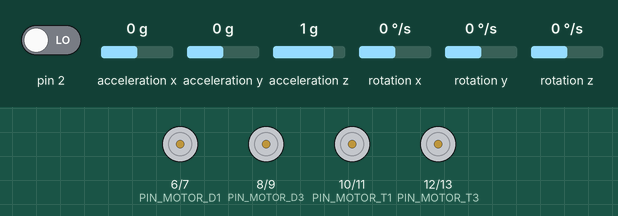
Simulated run of this sketch. Board: Arduino Uno, built with avr-gcc and run on an emulated ATmega328P. Shown: motor-driver pin pairs drawn as motors (green arrow = first pin HIGH = forward, orange = second pin HIGH = backward, longer = more drive). The inputs (shaded band) are chosen by the test bench; at power-on: pin 2 LOW, acceleration x 0 g, acceleration y 0 g, acceleration z 1 g, rotation x 0 °/s, rotation y 0 °/s, rotation z 0 °/s. The sensor or clock chip raises its interrupt line as the real part does; what the sketch prints to the serial monitor is not drawn.

Above: at 0.1 s.
At 6.8 s:
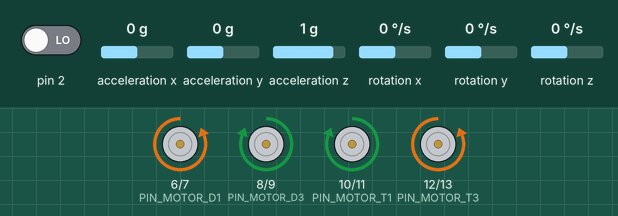
Timing chart, 0 to 8.3 s (numbered marks = the images above):
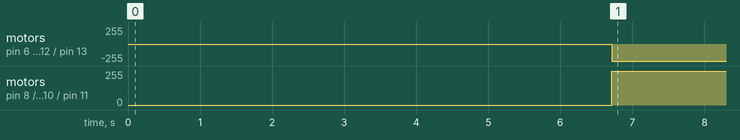

The sketch:

medYawDeriva.ino
```cpp
#include "Wire.h"
#include "I2Cdev.h"
#include "MPU6050_6Axis_MotionApps20.h"
#include <avr/interrupt.h>
#include <avr/io.h>
#include <Streaming.h>

MPU6050 mpu;

#define ESTABILIDAD 0.05
#define TIEMPO_ESTABILIDAD_FINAL  5     // [segundos]

#define ENTRADA 0
#define SALIDA  1

#define PIN_MOTOR_D1 6
#define PIN_MOTOR_D2 7
#define PIN_MOTOR_D3 8
#define PIN_MOTOR_D4 9
#define PIN_MOTOR_T1 10
#define PIN_MOTOR_T2 11
#define PIN_MOTOR_T3 12
#define PIN_MOTOR_T4 13

#define BIT_PIN(i)  digitalPinToBitMask(i)
#define OUT_PIN(i)  portOutputRegister(digitalPinToPort(i))
#define REG_PIN(i)  portModeRegister(digitalPinToPort(i))
#define IN_PIN(i) *portInputRegister(digitalPinToPort(i))

bool blinkState = false;

// MPU control/status vars
bool dmpReady = false;  // set true if DMP init was successful
uint8_t mpuIntStatus;   // holds actual interrupt status byte from MPU
uint8_t devStatus;      // return status after each device operation (0 = success, !0 = error)
uint16_t packetSize;    // expected DMP packet size (default is 42 bytes)
uint16_t fifoCount;     // count of all bytes currently in FIFO
uint8_t fifoBuffer[64]; // FIFO storage buffer

unsigned int count = 0;   //used to keep count of how many interrupts were fired
bool yawEstable = false;
bool primeraMedicion = true;
bool motoresEncendidos = true;  // Los motores comienzan encendidos
float yawAnterior = 0, yawActual = 0;
uint16_t segundos = 0, segEstabilizado = 0, minutos;
float diff = 0;

// Orientation/motion variables
Quaternion q;
VectorFloat gravity;
float euler[3];
float ypr[3];

// Use the following global variables and access functions to help store the overall
// rotation angle of the sensor
unsigned long last_read_time;
float         last_x_angle;  // These are the filtered angles
float         last_y_angle;
float         last_z_angle;
float         last_gyro_x_angle;  // Store the gyro angles to compare drift
float         last_gyro_y_angle;
float         last_gyro_z_angle;

void set_last_read_angle_data(unsigned long time, float x, float y, float z, float x_gyro, float y_gyro, float z_gyro)
{
  last_read_time = time;
  last_x_angle = x;
  last_y_angle = y;
  last_z_angle = z;
  last_gyro_x_angle = x_gyro;
  last_gyro_y_angle = y_gyro;
  last_gyro_z_angle = z_gyro;
}

inline unsigned long get_last_time() {return last_read_time;}
inline float get_last_x_angle() {return last_x_angle;}
inline float get_last_y_angle() {return last_y_angle;}
inline float get_last_z_angle() {return last_z_angle;}
inline float get_last_gyro_x_angle() {return last_gyro_x_angle;}
inline float get_last_gyro_y_angle() {return last_gyro_y_angle;}
inline float get_last_gyro_z_angle() {return last_gyro_z_angle;}

//  Use the following global variables
//  to calibrate the gyroscope sensor and accelerometer readings
float    base_x_gyro = 0;
float    base_y_gyro = 0;
float    base_z_gyro = 0;
float    base_x_accel = 0;
float    base_y_accel = 0;
float    base_z_accel = 0;

// This global variable tells us how to scale gyroscope data
float    GYRO_FACTOR;

// This global varible tells how to scale acclerometer data
float    ACCEL_FACTOR;

// Variables to store the values from the sensor readings
int16_t ax, ay, az;
int16_t gx, gy, gz;

// Buffer for data output
char dataOut[256];
// ================================================================
// ===               INTERRUPT DETECTION ROUTINE                ===
// ================================================================

volatile bool mpuInterrupt = false;     // indicates whether MPU interrupt pin has gone high
void dmpDataReady()
{
    mpuInterrupt = true;
}

// ================================================================
// ===                CALIBRATION_ROUTINE                       ===
// ================================================================
// Simple calibration - just average first few readings to subtract
// from the later data
void calibrate_sensors()
{
  int       num_readings = 10;

  // Discard the first reading (don't know if this is needed or
  // not, however, it won't hurt.)
  mpu.getMotion6(&ax, &ay, &az, &gx, &gy, &gz);

  // Read and average the raw values
  for (int i = 0; i < num_readings; i++)
  {
    mpu.getMotion6(&ax, &ay, &az, &gx, &gy, &gz);
    base_x_gyro += gx;
    base_y_gyro += gy;
    base_z_gyro += gz;
    base_x_accel += ax;
    base_y_accel += ay;
    base_y_accel += az;
  }

  base_x_gyro /= num_readings;
  base_y_gyro /= num_readings;
  base_z_gyro /= num_readings;
  base_x_accel /= num_readings;
  base_y_accel /= num_readings;
  base_z_accel /= num_readings;
}

// ================================================================
// ===                      TIMER 2 HANDLER                     ===
// ================================================================
//Timer2 Overflow Interrupt Vector, called every 1ms
ISR(TIMER2_OVF_vect)
{
  count++;               //Increments the interrupt counter
  if(count >= 1000)
  {
    count = 0;           //Resets the interrupt counter
    segundos++;

    if(yawEstable == false)
    {


      if( primeraMedicion == false )
      {
        diff = fabs(yawActual -  yawAnterior);
        if( diff <=  ESTABILIDAD )
        {
          yawEstable = true;
          segEstabilizado = segundos;
          Serial << "YAW ESTABILIZADO [" << segEstabilizado << " s]" << endl;
        }
      }
    }
    else  if( (segundos - segEstabilizado) >= TIEMPO_ESTABILIDAD_FINAL )  robotAdelante();
  }
  actualizarHora();
  TCNT2 = 130;           //Reset Timer to 130 out of 255
  TIFR2 = 0x00;          //Timer2 INT Flag Reg: Clear Timer Overflow Flag
};

// ================================================================
// ===                FUNCIONES AGREGADAS                       ===
// ================================================================

void robotAdelante()
{
  if ( motoresEncendidos == false )
  {
    _digWrite(PIN_MOTOR_T1, HIGH);
    _digWrite(PIN_MOTOR_T2, LOW);
    _digWrite(PIN_MOTOR_T3, LOW);
    _digWrite(PIN_MOTOR_T4, HIGH);

    _digWrite(PIN_MOTOR_D1, LOW);
    _digWrite(PIN_MOTOR_D2, HIGH);
    _digWrite(PIN_MOTOR_D3, HIGH);
    _digWrite(PIN_MOTOR_D4, LOW);

    motoresEncendidos = true;
    Serial << "Encendiendo motores del robot" << endl;
  }

} // Fin de robotAdelante()

void configPin( uint8_t pNum, uint8_t modo )
{
  volatile uint8_t *reg,*out;

  reg = REG_PIN(pNum);
  out = OUT_PIN(pNum);
  uint8_t oldSREG = SREG;
  cli();
  if ( modo ) *reg |= BIT_PIN(pNum);  // Salida
  else
  {
    *reg &= ~BIT_PIN(pNum);   // Entrada
    *out &= ~BIT_PIN(pNum);
  }
  SREG = oldSREG;

} // Fin de configPin()

void _digWrite( uint8_t pNum, uint8_t statePin )
{
  volatile uint8_t* out = OUT_PIN(pNum);

  if( statePin )  *out |= BIT_PIN(pNum);
  else            *out &= ~BIT_PIN(pNum);

} // Fin de _digWrite()

void pararRobot( void )
{
  if ( motoresEncendidos == true )
  {
    _digWrite(PIN_MOTOR_T1, LOW);
    _digWrite(PIN_MOTOR_T2, LOW);
    _digWrite(PIN_MOTOR_T3, LOW);
    _digWrite(PIN_MOTOR_T4, LOW);

    _digWrite(PIN_MOTOR_D1, LOW);
    _digWrite(PIN_MOTOR_D2, LOW);
    _digWrite(PIN_MOTOR_D3, LOW);
    _digWrite(PIN_MOTOR_D4, LOW);

    motoresEncendidos = false;
  }

} // Fin de pararRobot()

void actualizarHora( void )
{
  if( segundos >= 60 )
  {
    minutos++;
    segundos = 0;
  }
}

// ================================================================
// ===                      INITIAL SETUP                       ===
// ================================================================

void setup()
{
  configPin( PIN_MOTOR_D1, SALIDA );
  configPin( PIN_MOTOR_D2, SALIDA );
  configPin( PIN_MOTOR_D3, SALIDA );
  configPin( PIN_MOTOR_D4, SALIDA );

  configPin( PIN_MOTOR_T1, SALIDA );
  configPin( PIN_MOTOR_T2, SALIDA );
  configPin( PIN_MOTOR_T3, SALIDA );
  configPin( PIN_MOTOR_T4, SALIDA );

  pararRobot();

  // join I2C bus (I2Cdev library doesn't do this automatically)
  Wire.begin();

  // initialize serial communication
  Serial.begin(57600);

  // initialize device
  Serial.println(F("Initializing I2C devices..."));
  mpu.initialize();

  // verify connection
  Serial.println(F("Testing device connections..."));
  Serial.println(mpu.testConnection() ? F("MPU6050 connection successful") : F("MPU6050 connection failed"));

  // load and configure the DMP
  Serial.println(F("Initializing DMP..."));
  devStatus = mpu.dmpInitialize();

  // make sure it worked (returns 0 if so)
  if (devStatus == 0)
  {
      // turn on the DMP, now that it's ready
      Serial.println(F("Enabling DMP..."));
      mpu.setDMPEnabled(true);

      // enable Arduino interrupt detection
      Serial.println(F("Enabling interrupt detection (Arduino external interrupt 0)..."));
      attachInterrupt(0, dmpDataReady, RISING);
      mpuIntStatus = mpu.getIntStatus();

      // set our DMP Ready flag so the main loop() function knows it's okay to use it
      Serial.println(F("DMP ready! Waiting for first interrupt..."));
      dmpReady = true;

      // Set the full scale range of the gyro
      uint8_t FS_SEL = 0;
      //mpu.setFullScaleGyroRange(FS_SEL);

      // get default full scale value of gyro - may have changed from default
      // function call returns values between 0 and 3
      uint8_t READ_FS_SEL = mpu.getFullScaleGyroRange();
      Serial.print("FS_SEL = ");
      Serial.println(READ_FS_SEL);
      GYRO_FACTOR = 131.0/(FS_SEL + 1);
      //GYRO_FACTOR = 131,0 / pow (2 , FS_SEL);

      // get default full scale value of accelerometer - may not be default value.
      // Accelerometer scale factor doesn't reall matter as it divides out
      uint8_t READ_AFS_SEL = mpu.getFullScaleAccelRange();
      Serial.print("AFS_SEL = ");
      Serial.println(READ_AFS_SEL);
      //ACCEL_FACTOR = 16384.0/(AFS_SEL + 1);

      // Set the full scale range of the accelerometer
      //uint8_t AFS_SEL = 0;
      //mpu.setFullScaleAccelRange(AFS_SEL);

      // get expected DMP packet size for later comparison
      packetSize = mpu.dmpGetFIFOPacketSize();
  }
  else
  {
      // ERROR!
      // 1 = initial memory load failed
      // 2 = DMP configuration updates failed
      // (if it's going to break, usually the code will be 1)
      Serial.print(F("DMP Initialization failed (code "));
      Serial.print(devStatus);
      Serial.println(F(")"));
  }

  Serial << "Espere mientras se estabiliza el angulo de Yaw." << endl;

  // get calibration values for sensors
  calibrate_sensors();
  set_last_read_angle_data(millis(), 0, 0, 0, 0, 0, 0);

  //Setup Timer2 to fire every 1ms
  TCCR2B = 0x00;        //Disbale Timer2 while we set it up
  TCNT2  = 130;         //Reset Timer Count to 130 out of 255
  TIFR2  = 0x00;        //Timer2 INT Flag Reg: Clear Timer Overflow Flag
  TIMSK2 = 0x01;        //Timer2 INT Reg: Timer2 Overflow Interrupt Enable
  TCCR2A = 0x00;        //Timer2 Control Reg A: Normal port operation, Wave Gen Mode normal
  TCCR2B = 0x05;        //Timer2 Control Reg B: Timer Prescaler set to 128
}


// ================================================================
// ===                    MAIN PROGRAM LOOP                     ===
// ================================================================

void loop()
{
    const float RADIANS_TO_DEGREES = 57.2958; //180/3.14159

    // if programming failed, don't try to do anything
    if (!dmpReady) return;

    unsigned long t_now = millis();

    // wait for MPU interrupt or extra packet(s) available
    while (!mpuInterrupt && fifoCount < packetSize)
    {
        // Keep calculating the values of the complementary filter angles for comparison with DMP here
        // Read the raw accel/gyro values from the MPU-6050
        mpu.getMotion6(&ax, &ay, &az, &gx, &gy, &gz);

        // Get time of last raw data read
        unsigned long t_now = millis();

        // Remove offsets and scale gyro data
        float gyro_x = (gx - base_x_gyro)/GYRO_FACTOR;
        float gyro_y = (gy - base_y_gyro)/GYRO_FACTOR;
        float gyro_z = (gz - base_z_gyro)/GYRO_FACTOR;
        float accel_x = ax; // - base_x_accel;
        float accel_y = ay; // - base_y_accel;
        float accel_z = az; // - base_z_accel;


        float accel_angle_y = atan(-1*accel_x/sqrt(pow(accel_y,2) + pow(accel_z,2)))*RADIANS_TO_DEGREES;
        float accel_angle_x = atan(accel_y/sqrt(pow(accel_x,2) + pow(accel_z,2)))*RADIANS_TO_DEGREES;
        float accel_angle_z = 0;

        // Compute the (filtered) gyro angles
        float dt =(t_now - get_last_time())/1000.0;
        float gyro_angle_x = gyro_x*dt + get_last_x_angle();
        float gyro_angle_y = gyro_y*dt + get_last_y_angle();
        float gyro_angle_z = gyro_z*dt + get_last_z_angle();

        // Compute the drifting gyro angles
        float unfiltered_gyro_angle_x = gyro_x*dt + get_last_gyro_x_angle();
        float unfiltered_gyro_angle_y = gyro_y*dt + get_last_gyro_y_angle();
        float unfiltered_gyro_angle_z = gyro_z*dt + get_last_gyro_z_angle();

        // Apply the complementary filter to figure out the change in angle - choice of alpha is
        // estimated now.  Alpha depends on the sampling rate...
        const float alpha = 0.96;
        float angle_x = alpha*gyro_angle_x + (1.0 - alpha)*accel_angle_x;
        float angle_y = alpha*gyro_angle_y + (1.0 - alpha)*accel_angle_y;
        float angle_z = gyro_angle_z;  //Accelerometer doesn't give z-angle

        // Update the saved data with the latest values
        set_last_read_angle_data(t_now, angle_x, angle_y, angle_z, unfiltered_gyro_angle_x, unfiltered_gyro_angle_y, unfiltered_gyro_angle_z);
    }

    // reset interrupt flag and get INT_STATUS byte
    mpuInterrupt = false;
    mpuIntStatus = mpu.getIntStatus();

    // get current FIFO count
    fifoCount = mpu.getFIFOCount();

    // check for overflow (this should never happen unless our code is too inefficient)
    if ((mpuIntStatus & 0x10) || fifoCount == 1024)
    {
        // reset so we can continue cleanly
        mpu.resetFIFO();
        Serial.println(F("FIFO overflow!"));

    // otherwise, check for DMP data ready interrupt (this should happen frequently)
    }
    else if (mpuIntStatus & 0x02)
    {
        // wait for correct available data length, should be a VERY short wait
        while (fifoCount < packetSize) fifoCount = mpu.getFIFOCount();

        // read a packet from FIFO
        mpu.getFIFOBytes(fifoBuffer, packetSize);

        // track FIFO count here in case there is > 1 packet available
        // (this lets us immediately read more without waiting for an interrupt)
        fifoCount -= packetSize;

        // Obtain Euler angles from buffer
        //mpu.dmpGetQuaternion(&q, fifoBuffer);
        //mpu.dmpGetEuler(euler, &q);

        // Obtain YPR angles from buffer
        mpu.dmpGetQuaternion(&q, fifoBuffer);
        mpu.dmpGetGravity(&gravity, &q);
        mpu.dmpGetYawPitchRoll(ypr, &q, &gravity);

        if(primeraMedicion == true)
        {
          yawActual = ypr[0]*RADIANS_TO_DEGREES;
          primeraMedicion = false;
        }
        else
        {
          yawAnterior = yawActual;
          yawActual = ypr[0]*RADIANS_TO_DEGREES;
        }

        if( yawEstable == true && motoresEncendidos == true)
        {
//          Serial << yawActual << endl;
          Serial << "CMP:" << _FLOAT(get_last_x_angle(),2) << ":" << _FLOAT(get_last_y_angle(),2) << ":" << _FLOAT(-get_last_z_angle(),2) << endl;
          Serial << "DMP:" << _FLOAT(ypr[2]*RADIANS_TO_DEGREES,2) << ":" << _FLOAT(-ypr[1]*RADIANS_TO_DEGREES,2) << ":" << _FLOAT(ypr[0]*RADIANS_TO_DEGREES,2) << endl;
        }
    }
}
```

Measured:
- by itself, motor on pin 8 (PIN_MOTOR_D3) / pin 9 (PIN_MOTOR_D4), motor on pin 10 (PIN_MOTOR_T1) / pin 11 (PIN_MOTOR_T2): stopped → forward 255/255 at 6.7 s
- by itself, motor on pin 6 (PIN_MOTOR_D1) / pin 7 (PIN_MOTOR_D2), motor on pin 12 (PIN_MOTOR_T3) / pin 13 (PIN_MOTOR_T4): stopped → backward 255/255 at 6.7 s
